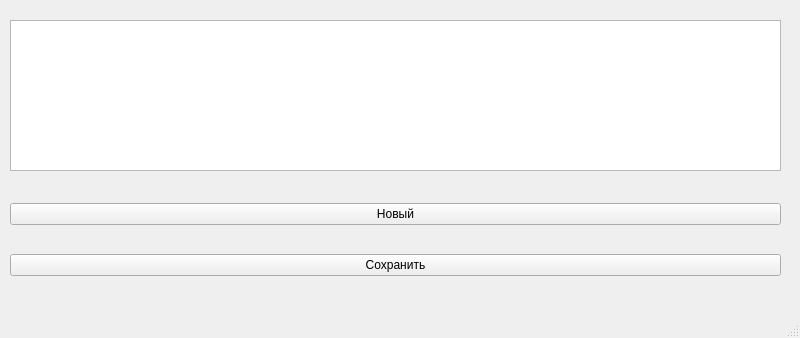
<?xml version="1.0" encoding="UTF-8"?>
<ui version="4.0">
 <class>MainWindow</class>
 <widget class="QMainWindow" name="MainWindow">
  <property name="geometry">
   <rect>
    <x>0</x>
    <y>0</y>
    <width>800</width>
    <height>338</height>
   </rect>
  </property>
  <property name="windowTitle">
   <string>MainWindow</string>
  </property>
  <widget class="QWidget" name="centralwidget">
   <widget class="QTableWidget" name="editTable">
    <property name="geometry">
     <rect>
      <x>10</x>
      <y>20</y>
      <width>771</width>
      <height>151</height>
     </rect>
    </property>
   </widget>
   <widget class="QWidget" name="verticalLayoutWidget">
    <property name="geometry">
     <rect>
      <x>10</x>
      <y>180</y>
      <width>771</width>
      <height>121</height>
     </rect>
    </property>
    <layout class="QVBoxLayout" name="verticalLayout">
     <item>
      <widget class="QPushButton" name="buttCreate">
       <property name="text">
        <string>Новый</string>
       </property>
      </widget>
     </item>
     <item>
      <widget class="QPushButton" name="buttSave">
       <property name="text">
        <string>Сохранить</string>
       </property>
      </widget>
     </item>
    </layout>
   </widget>
  </widget>
  <widget class="QMenuBar" name="menubar">
   <property name="geometry">
    <rect>
     <x>0</x>
     <y>0</y>
     <width>800</width>
     <height>21</height>
    </rect>
   </property>
  </widget>
  <widget class="QStatusBar" name="statusbar"/>
 </widget>
 <resources/>
 <connections/>
</ui>
